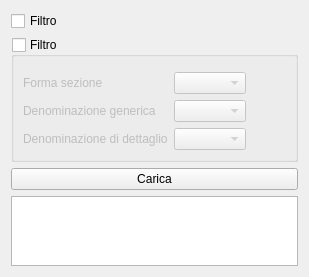
     <widget class="QWidget" name="standardSectionsTab">
      <attribute name="title">
       <string>Profilario</string>
      </attribute>
      <layout class="QVBoxLayout" name="verticalLayout_3">
       <item>
        <widget class="QCheckBox" name="filterStandardSectionGBoxVisibilityCBox">
         <property name="text">
          <string>Filtro</string>
         </property>
        </widget>
       </item>
       <item>
        <widget class="QGroupBox" name="filterStandardSectionGBox">
         <property name="title">
          <string>Filtro</string>
         </property>
         <property name="checkable">
          <bool>true</bool>
         </property>
         <property name="checked">
          <bool>false</bool>
         </property>
         <layout class="QGridLayout" name="gridLayout_5">
          <item row="3" column="0">
           <widget class="QLabel" name="type2Label_2">
            <property name="text">
             <string>Denominazione di dettaglio</string>
            </property>
           </widget>
          </item>
          <item row="2" column="0">
           <widget class="QLabel" name="type2Label">
            <property name="text">
             <string>Denominazione generica</string>
            </property>
           </widget>
          </item>
          <item row="1" column="0">
           <widget class="QLabel" name="type1Label">
            <property name="text">
             <string>Forma sezione</string>
            </property>
           </widget>
          </item>
          <item row="1" column="1">
           <widget class="QComboBox" name="type1FilterStandardComboBox"/>
          </item>
          <item row="0" column="2" rowspan="4">
           <spacer name="horizontalSpacer_3">
            <property name="orientation">
             <enum>Qt::Horizontal</enum>
            </property>
            <property name="sizeHint" stdset="0">
             <size>
              <width>40</width>
              <height>20</height>
             </size>
            </property>
           </spacer>
          </item>
          <item row="3" column="1">
           <widget class="QComboBox" name="type3FilterStandardComboBox"/>
          </item>
          <item row="2" column="1">
           <widget class="QComboBox" name="type2FilterStandardComboBox"/>
          </item>
         </layout>
        </widget>
       </item>
       <item>
        <widget class="QPushButton" name="loadStandardPButton">
         <property name="text">
          <string>Carica</string>
         </property>
        </widget>
       </item>
       <item>
        <widget class="QTableView" name="standardSectionTableView">
         <property name="minimumSize">
          <size>
           <width>0</width>
           <height>0</height>
          </size>
         </property>
         <property name="verticalScrollBarPolicy">
          <enum>Qt::ScrollBarAsNeeded</enum>
         </property>
         <property name="sizeAdjustPolicy">
          <enum>QAbstractScrollArea::AdjustToContents</enum>
         </property>
        </widget>
       </item>
      </layout>
     </widget>
